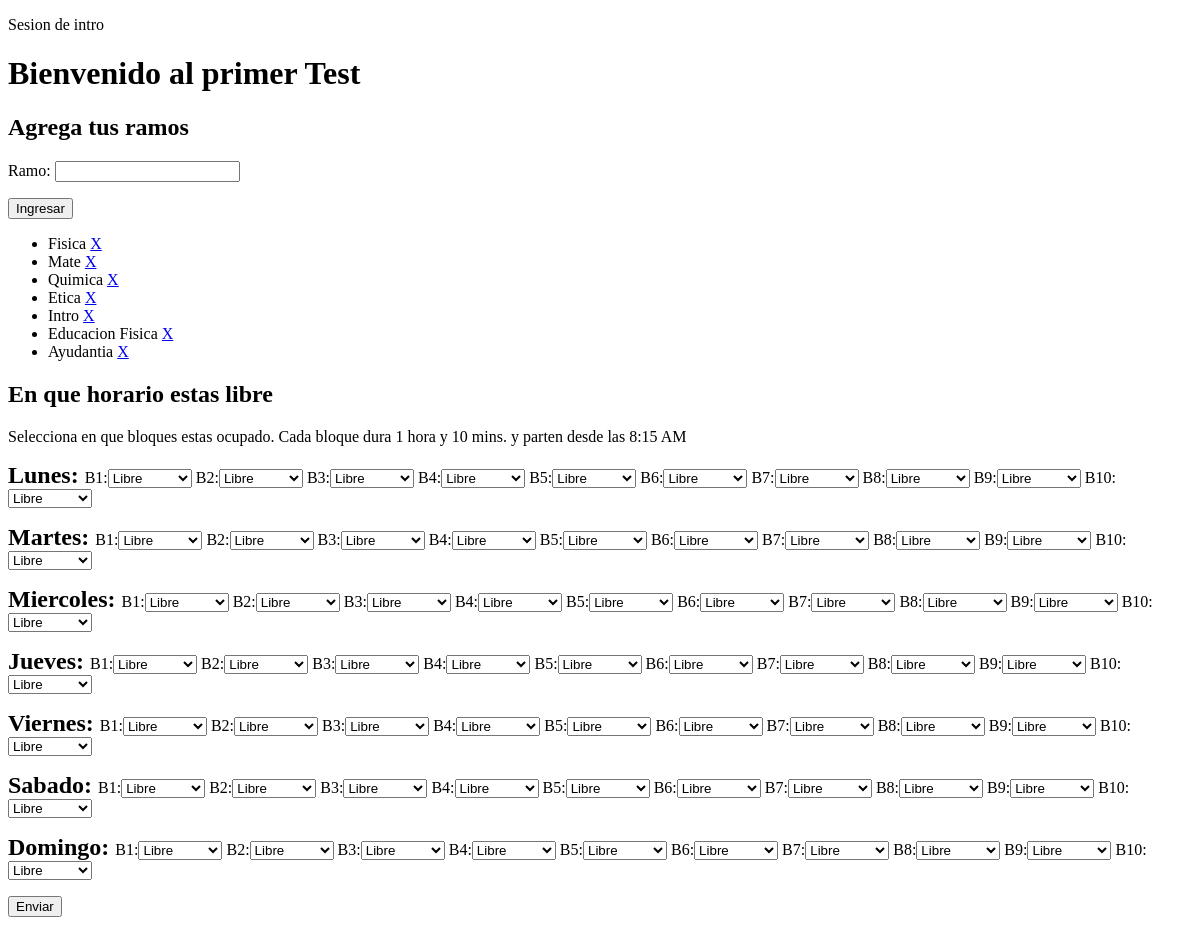
The page /test/ (signed in) on the database as committed earlier.
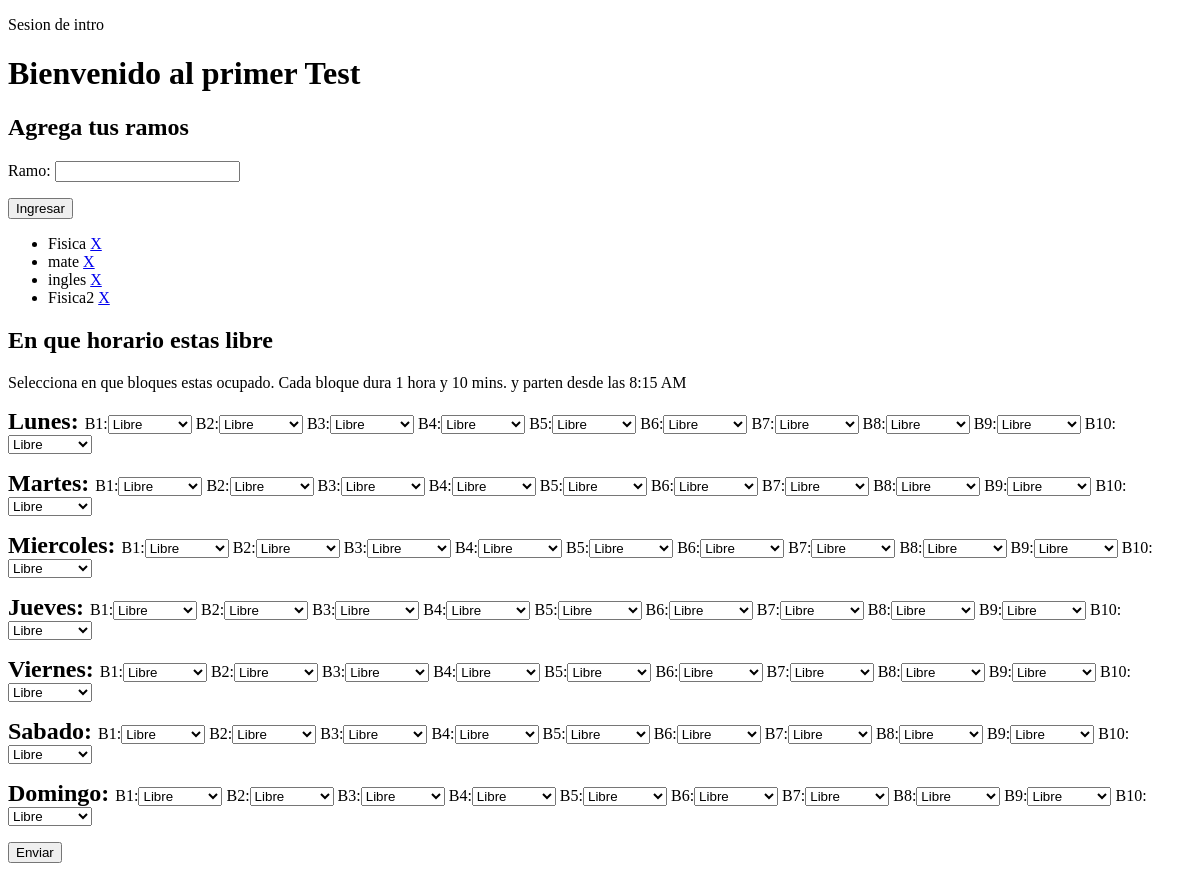
The same page on the database as committed later.
### Test/models.py (models this page shows, shortened)
class Ramo(models.Model):
    DIFF=[
      ('Pf, facilísimo', 'Pf, facilísimo'),
      ('Fácil', 'Fácil'),
      ('Medio', 'Medio'),
      ('Difícil', 'Difícil'),
      ('Muy difícil', 'Muy difícil')
    ]
    user=models.ForeignKey(User, on_delete=models.CASCADE, related_name='Ramos', null=True)
    ramo = models.CharField(max_length=40)
    dificultad = models.CharField(max_length=40,choices=DIFF,null=True)

### Test/views.py (the view)
# urls.py: path('test/', include('Test.urls')),
def test(request):
    user = request.user
    ramos = Ramo.objects.all().filter(user=user).order_by('id')
    if request.method == 'POST':
        form = Ingresar_ramo(request.POST,instance=Ramo(user=user))
        lunes = LunesForm(request.POST, instance= Horario(day = 'Lunes',user=user))
        martes = MartesForm(request.POST,instance= Horario(day = 'Martes',user=user))
        miercoles = MiercolesForm(request.POST,instance= Horario(day = 'Miercoles',user=user))
        jueves = JuevesForm(request.POST,instance= Horario(day = 'Jueves',user=user))
        viernes = ViernesForm(request.POST,instance= Horario(day = 'Viernes',user=user))
        sabado = SabadoForm(request.POST,instance= Horario(day = 'Sabado',user=user))
        domingo = DomingoForm(request.POST,instance= Horario(day = 'Domingo',user=user))
        if form.is_valid():
            form.save()
            return redirect('test')
        if lunes.is_valid() and martes.is_valid() and miercoles.is_valid() and jueves.is_valid() and viernes.is_valid() and sabado.is_valid() and domingo.is_valid():
            lunes.save()
            martes.save()
            miercoles.save()
            jueves.save()
            viernes.save()
            sabado.save()
            domingo.save()
            return redirect('/test2')
    else:
        form = Ingresar_ramo()
        lunes = LunesForm()
        martes = MartesForm()
        miercoles = MiercolesForm( )
        jueves = JuevesForm()
        viernes = ViernesForm()
        sabado = SabadoForm()
        domingo = DomingoForm()
    context = {'form':form, 'ramos': ramos,'Lunes':lunes,'Martes':martes,'Miercoles':miercoles,'Jueves':jueves,'Viernes':viernes,'Sabado': sabado,'Domingo':domingo,'user':user}
    return render(request,"Test/test.html",context)

### Test/forms.py
class Ingresar_ramo(forms.ModelForm):
    class Meta:
        model = Ramo
        fields = ['ramo']

class LunesForm(forms.ModelForm):
    class Meta:
        model = Horario
        exclude = ['day','user']
    prefix = 'Lunes'

### Test/templates/Test/test.html (shortened to what this page needs)
{% extends 'Test/base.html' %}
{% block content%}
<h1>Bienvenido al primer Test</h1>
<h2>Agrega tus ramos</h2>
<form method="post" class="post-form">
    {{ form.as_p }}
    <button>Ingresar</button>
<ul>
    {% for ramo in ramos %}
    <li>{{ramo.ramo}}               <a href="{% url 'delete' ramo.id %}">X</a></li>
    {% endfor %}
</ul>
</form>
<form method="post">
<h2>En que horario estas libre</h2>
<p>Selecciona en que bloques estas ocupado. Cada bloque dura 1 hora y 10 mins. y parten desde las 8:15 AM</p>
        <p><strong style="font-size:150%">Lunes: </strong> {{Lunes}}</p>
        <p><strong style="font-size:150%">Martes: </strong> {{Martes}}</p>
        <p><strong style="font-size:150%">Miercoles: </strong> {{Miercoles}}</p>
        <p><strong style="font-size:150%">Jueves: </strong> {{Jueves}} </p>
        <p><strong style="font-size:150%">Viernes: </strong> {{Viernes}} </p>
        <p><strong style="font-size:150%">Sabado: </strong>  {{Sabado}}</p>
        <p><strong style="font-size:150%">Domingo: </strong> {{Domingo}}</p>
    <button type="submit" >Enviar</button>
</form>
{% endblock %}

### Test/templates/Test/base.html (shortened to what this page needs)
<!DOCTYPE html>
<html lang="en">
<head>
</head>
<body>
    <p>Sesion de {{user}}</p>
    {% block content %}
    {% endblock %}
</body>
</html>

Rows that differ between the two databases and show on the page:
removed Ramo: ramo "Mate"
removed Ramo: ramo "Quimica"
removed Ramo: ramo "Etica"
removed Ramo: ramo "Intro"
removed Ramo: ramo "Educacion Fisica"
removed Ramo: ramo "Ayudantia"
added Ramo: ramo "mate"
added Ramo: ramo "ingles"
added Ramo: ramo "Fisica2"
